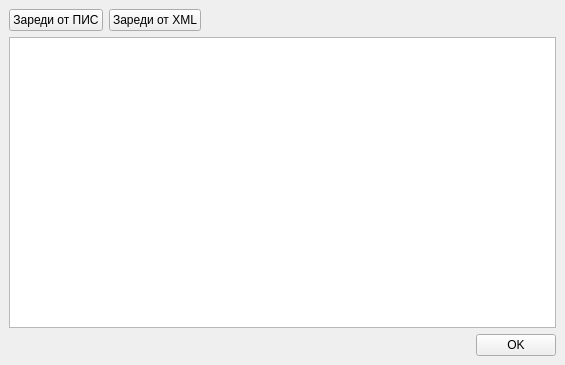
<?xml version="1.0" encoding="UTF-8"?>
<ui version="4.0">
 <class>MonthNotifViewClass</class>
 <widget class="QWidget" name="MonthNotifViewClass">
  <property name="geometry">
   <rect>
    <x>0</x>
    <y>0</y>
    <width>565</width>
    <height>365</height>
   </rect>
  </property>
  <property name="windowTitle">
   <string>MonthNotifView</string>
  </property>
  <layout class="QVBoxLayout" name="verticalLayout">
   <property name="leftMargin">
    <number>9</number>
   </property>
   <property name="topMargin">
    <number>9</number>
   </property>
   <property name="rightMargin">
    <number>9</number>
   </property>
   <property name="bottomMargin">
    <number>9</number>
   </property>
   <item>
    <layout class="QHBoxLayout" name="horizontalLayout_2">
     <item>
      <widget class="QPushButton" name="loadPISbutton">
       <property name="text">
        <string>Зареди от ПИС</string>
       </property>
      </widget>
     </item>
     <item>
      <widget class="QPushButton" name="loadXMLbutton">
       <property name="text">
        <string>Зареди от XML</string>
       </property>
      </widget>
     </item>
     <item>
      <spacer name="horizontalSpacer_2">
       <property name="orientation">
        <enum>Qt::Horizontal</enum>
       </property>
       <property name="sizeHint" stdset="0">
        <size>
         <width>40</width>
         <height>20</height>
        </size>
       </property>
      </spacer>
     </item>
    </layout>
   </item>
   <item>
    <widget class="QTableView" name="tableView"/>
   </item>
   <item>
    <layout class="QHBoxLayout" name="horizontalLayout">
     <item>
      <spacer name="horizontalSpacer">
       <property name="orientation">
        <enum>Qt::Horizontal</enum>
       </property>
       <property name="sizeHint" stdset="0">
        <size>
         <width>40</width>
         <height>20</height>
        </size>
       </property>
      </spacer>
     </item>
     <item>
      <widget class="QPushButton" name="okButton">
       <property name="text">
        <string>OK</string>
       </property>
      </widget>
     </item>
    </layout>
   </item>
  </layout>
 </widget>
 <layoutdefault spacing="6" margin="11"/>
 <resources/>
 <connections/>
</ui>
